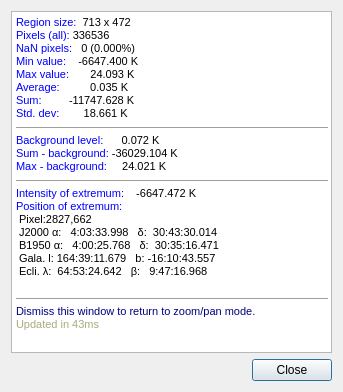
<?xml version="1.0" encoding="UTF-8"?>
<ui version="4.0">
 <class>RegionStatsDialog</class>
 <widget class="QDialog" name="RegionStatsDialog">
  <property name="geometry">
   <rect>
    <x>0</x>
    <y>0</y>
    <width>343</width>
    <height>392</height>
   </rect>
  </property>
  <property name="windowTitle">
   <string>Region Statistics</string>
  </property>
  <property name="windowIcon">
   <iconset resource="icons.qrc">
    <normaloff>:/Icons/stats64.png</normaloff>:/Icons/stats64.png</iconset>
  </property>
  <layout class="QVBoxLayout" name="verticalLayout">
   <item>
    <widget class="QTextEdit" name="textEdit">
     <property name="readOnly">
      <bool>true</bool>
     </property>
     <property name="html">
      <string>&lt;!DOCTYPE HTML PUBLIC &quot;-//W3C//DTD HTML 4.0//EN&quot; &quot;http://www.w3.org/TR/REC-html40/strict.dtd&quot;&gt;
&lt;html&gt;&lt;head&gt;&lt;meta name=&quot;qrichtext&quot; content=&quot;1&quot; /&gt;&lt;style type=&quot;text/css&quot;&gt;
p, li { white-space: pre-wrap; }
&lt;/style&gt;&lt;/head&gt;&lt;body style=&quot; font-family:'Arial'; font-size:10pt; font-weight:400; font-style:normal;&quot;&gt;
&lt;p style=&quot; margin-top:0px; margin-bottom:0px; margin-left:0px; margin-right:0px; -qt-block-indent:0; text-indent:0px;&quot;&gt;&lt;span style=&quot; font-family:'Courier'; font-size:8pt; color:#0000ff;&quot;&gt;Region size:&lt;/span&gt;&lt;span style=&quot; font-family:'Courier'; font-size:8pt;&quot;&gt;  713 x 472&lt;/span&gt;&lt;/p&gt;
&lt;p style=&quot; margin-top:0px; margin-bottom:0px; margin-left:0px; margin-right:0px; -qt-block-indent:0; text-indent:0px;&quot;&gt;&lt;span style=&quot; font-family:'Courier'; font-size:8pt; color:#0000ff;&quot;&gt;Pixels (all): &lt;/span&gt;&lt;span style=&quot; font-family:'Courier'; font-size:8pt;&quot;&gt;336536&lt;/span&gt;&lt;/p&gt;
&lt;p style=&quot; margin-top:0px; margin-bottom:0px; margin-left:0px; margin-right:0px; -qt-block-indent:0; text-indent:0px;&quot;&gt;&lt;span style=&quot; font-family:'Courier'; font-size:8pt; color:#0000ff;&quot;&gt;NaN pixels:&lt;/span&gt;&lt;span style=&quot; font-family:'Courier'; font-size:8pt;&quot;&gt;   0 (0.000%)&lt;/span&gt;&lt;/p&gt;
&lt;p style=&quot; margin-top:0px; margin-bottom:0px; margin-left:0px; margin-right:0px; -qt-block-indent:0; text-indent:0px;&quot;&gt;&lt;span style=&quot; font-family:'Courier'; font-size:8pt; color:#0000ff;&quot;&gt;Min value:&lt;/span&gt;&lt;span style=&quot; font-family:'Courier'; font-size:8pt;&quot;&gt;    -6647.400 K&lt;/span&gt;&lt;/p&gt;
&lt;p style=&quot; margin-top:0px; margin-bottom:0px; margin-left:0px; margin-right:0px; -qt-block-indent:0; text-indent:0px;&quot;&gt;&lt;span style=&quot; font-family:'Courier'; font-size:8pt; color:#0000ff;&quot;&gt;Max value:&lt;/span&gt;&lt;span style=&quot; font-family:'Courier'; font-size:8pt;&quot;&gt;       24.093 K&lt;/span&gt;&lt;/p&gt;
&lt;p style=&quot; margin-top:0px; margin-bottom:0px; margin-left:0px; margin-right:0px; -qt-block-indent:0; text-indent:0px;&quot;&gt;&lt;span style=&quot; font-family:'Courier'; font-size:8pt; color:#0000ff;&quot;&gt;Average:&lt;/span&gt;&lt;span style=&quot; font-family:'Courier'; font-size:8pt;&quot;&gt;          0.035 K&lt;/span&gt;&lt;/p&gt;
&lt;p style=&quot; margin-top:0px; margin-bottom:0px; margin-left:0px; margin-right:0px; -qt-block-indent:0; text-indent:0px;&quot;&gt;&lt;span style=&quot; font-family:'Courier'; font-size:8pt; color:#0000ff;&quot;&gt;Sum:&lt;/span&gt;&lt;span style=&quot; font-family:'Courier'; font-size:8pt;&quot;&gt;         -11747.628 K&lt;/span&gt;&lt;/p&gt;
&lt;p style=&quot; margin-top:0px; margin-bottom:0px; margin-left:0px; margin-right:0px; -qt-block-indent:0; text-indent:0px;&quot;&gt;&lt;span style=&quot; font-family:'Courier'; font-size:8pt; color:#0000ff;&quot;&gt;Std. dev:&lt;/span&gt;&lt;span style=&quot; font-family:'Courier'; font-size:8pt;&quot;&gt;        18.661 K&lt;/span&gt;&lt;/p&gt;
&lt;hr /&gt;
&lt;p style=&quot; margin-top:0px; margin-bottom:0px; margin-left:0px; margin-right:0px; -qt-block-indent:0; text-indent:0px;&quot;&gt;&lt;span style=&quot; font-family:'Courier'; font-size:8pt; color:#0000ff;&quot;&gt;Background level:&lt;/span&gt;&lt;span style=&quot; font-family:'Courier'; font-size:8pt;&quot;&gt;      0.072 K&lt;/span&gt;&lt;/p&gt;
&lt;p style=&quot; margin-top:0px; margin-bottom:0px; margin-left:0px; margin-right:0px; -qt-block-indent:0; text-indent:0px;&quot;&gt;&lt;span style=&quot; font-family:'Courier'; font-size:8pt; color:#0000ff;&quot;&gt;Sum - background:&lt;/span&gt;&lt;span style=&quot; font-family:'Courier'; font-size:8pt;&quot;&gt; -36029.104 K&lt;/span&gt;&lt;/p&gt;
&lt;p style=&quot; margin-top:0px; margin-bottom:0px; margin-left:0px; margin-right:0px; -qt-block-indent:0; text-indent:0px;&quot;&gt;&lt;span style=&quot; font-family:'Courier'; font-size:8pt; color:#0000ff;&quot;&gt;Max - background:&lt;/span&gt;&lt;span style=&quot; font-family:'Courier'; font-size:8pt;&quot;&gt;     24.021 K&lt;/span&gt;&lt;/p&gt;
&lt;hr /&gt;
&lt;p style=&quot; margin-top:0px; margin-bottom:0px; margin-left:0px; margin-right:0px; -qt-block-indent:0; text-indent:0px;&quot;&gt;&lt;span style=&quot; font-family:'Courier'; font-size:8pt; color:#0000ff;&quot;&gt;Intensity of extremum:&lt;/span&gt;&lt;span style=&quot; font-family:'Courier'; font-size:8pt;&quot;&gt;    -6647.472 K&lt;/span&gt;&lt;/p&gt;
&lt;p style=&quot; margin-top:0px; margin-bottom:0px; margin-left:0px; margin-right:0px; -qt-block-indent:0; text-indent:0px;&quot;&gt;&lt;span style=&quot; font-family:'Courier'; font-size:8pt; color:#0000ff;&quot;&gt;Position of extremum:&lt;/span&gt;&lt;span style=&quot; font-family:'Courier'; font-size:8pt;&quot;&gt; &lt;/span&gt;&lt;/p&gt;
&lt;p style=&quot; margin-top:0px; margin-bottom:0px; margin-left:0px; margin-right:0px; -qt-block-indent:0; text-indent:0px;&quot;&gt;&lt;span style=&quot; font-family:'Courier'; font-size:8pt;&quot;&gt; Pixel:2827,662&lt;/span&gt;&lt;/p&gt;
&lt;p style=&quot; margin-top:0px; margin-bottom:0px; margin-left:0px; margin-right:0px; -qt-block-indent:0; text-indent:0px;&quot;&gt;&lt;span style=&quot; font-family:'Courier'; font-size:8pt;&quot;&gt; J2000 α:   4:03:33.998   δ:  30:43:30.014&lt;/span&gt;&lt;/p&gt;
&lt;p style=&quot; margin-top:0px; margin-bottom:0px; margin-left:0px; margin-right:0px; -qt-block-indent:0; text-indent:0px;&quot;&gt;&lt;span style=&quot; font-family:'Courier'; font-size:8pt;&quot;&gt; B1950 α:   4:00:25.768   δ:  30:35:16.471&lt;/span&gt;&lt;/p&gt;
&lt;p style=&quot; margin-top:0px; margin-bottom:0px; margin-left:0px; margin-right:0px; -qt-block-indent:0; text-indent:0px;&quot;&gt;&lt;span style=&quot; font-family:'Courier'; font-size:8pt;&quot;&gt; Gala. l: 164:39:11.679   b: -16:10:43.557&lt;/span&gt;&lt;/p&gt;
&lt;p style=&quot; margin-top:0px; margin-bottom:0px; margin-left:0px; margin-right:0px; -qt-block-indent:0; text-indent:0px;&quot;&gt;&lt;span style=&quot; font-family:'Courier'; font-size:8pt;&quot;&gt; Ecli. λ:  64:53:24.642   β:   9:47:16.968&lt;/span&gt;&lt;/p&gt;
&lt;p style=&quot;-qt-paragraph-type:empty; margin-top:0px; margin-bottom:0px; margin-left:0px; margin-right:0px; -qt-block-indent:0; text-indent:0px; font-family:'Courier'; font-size:8pt;&quot;&gt;&lt;/p&gt;
&lt;hr /&gt;
&lt;p style=&quot; margin-top:0px; margin-bottom:0px; margin-left:0px; margin-right:0px; -qt-block-indent:0; text-indent:0px;&quot;&gt;&lt;span style=&quot; font-size:8pt; color:#00007f;&quot;&gt;Dismiss this window to return to zoom/pan mode.&lt;/span&gt;&lt;/p&gt;
&lt;p style=&quot; margin-top:0px; margin-bottom:0px; margin-left:0px; margin-right:0px; -qt-block-indent:0; text-indent:0px;&quot;&gt;&lt;span style=&quot; font-size:8pt; color:#aaaa7f;&quot;&gt;Updated in 43ms&lt;/span&gt;&lt;/p&gt;&lt;/body&gt;&lt;/html&gt;</string>
     </property>
    </widget>
   </item>
   <item>
    <widget class="QDialogButtonBox" name="buttonBox">
     <property name="orientation">
      <enum>Qt::Horizontal</enum>
     </property>
     <property name="standardButtons">
      <set>QDialogButtonBox::Close</set>
     </property>
    </widget>
   </item>
  </layout>
 </widget>
 <resources>
  <include location="icons.qrc"/>
 </resources>
 <connections>
  <connection>
   <sender>buttonBox</sender>
   <signal>accepted()</signal>
   <receiver>RegionStatsDialog</receiver>
   <slot>accept()</slot>
   <hints>
    <hint type="sourcelabel">
     <x>248</x>
     <y>254</y>
    </hint>
    <hint type="destinationlabel">
     <x>157</x>
     <y>274</y>
    </hint>
   </hints>
  </connection>
  <connection>
   <sender>buttonBox</sender>
   <signal>rejected()</signal>
   <receiver>RegionStatsDialog</receiver>
   <slot>reject()</slot>
   <hints>
    <hint type="sourcelabel">
     <x>316</x>
     <y>260</y>
    </hint>
    <hint type="destinationlabel">
     <x>286</x>
     <y>274</y>
    </hint>
   </hints>
  </connection>
 </connections>
</ui>
